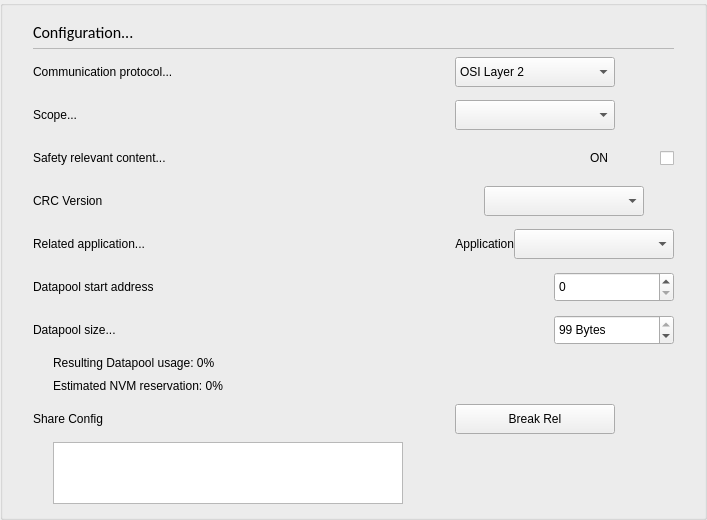
    <widget class="stw::opensyde_gui_elements::C_OgeGbx" name="pc_GroupBoxConfig">
     <property name="title">
      <string/>
     </property>
     <layout class="QHBoxLayout" name="horizontalLayout_4">
      <property name="sizeConstraint">
       <enum>QLayout::SetMinimumSize</enum>
      </property>
      <property name="leftMargin">
       <number>30</number>
      </property>
      <property name="rightMargin">
       <number>30</number>
      </property>
      <property name="bottomMargin">
       <number>13</number>
      </property>
      <item>
       <layout class="QGridLayout" name="gridLayout">
        <property name="verticalSpacing">
         <number>3</number>
        </property>
        <item row="0" column="0" colspan="5">
         <layout class="QVBoxLayout" name="verticalLayout_10">
          <property name="spacing">
           <number>0</number>
          </property>
          <item>
           <widget class="stw::opensyde_gui_elements::C_OgeLabContextMenuBase" name="pc_LabelConfigurationHeading">
            <property name="styleRole" stdset="0">
             <string>heading-group-bold</string>
            </property>
            <property name="minimumSize">
             <size>
              <width>0</width>
              <height>30</height>
             </size>
            </property>
            <property name="maximumSize">
             <size>
              <width>16777215</width>
              <height>30</height>
             </size>
            </property>
            <property name="font">
             <font>
              <family>Calibri</family>
              <pointsize>12</pointsize>
             </font>
            </property>
            <property name="text">
             <string>Configuration...</string>
            </property>
           </widget>
          </item>
          <item>
           <layout class="QHBoxLayout" name="horizontalLayout_20" stretch="0">
            <property name="spacing">
             <number>0</number>
            </property>
            <property name="topMargin">
             <number>1</number>
            </property>
            <item>
             <widget class="stw::opensyde_gui_elements::C_OgeFraSeparator" name="frame_2">
              <property name="minimumSize">
               <size>
                <width>0</width>
                <height>1</height>
               </size>
              </property>
              <property name="maximumSize">
               <size>
                <width>16777215</width>
                <height>1</height>
               </size>
              </property>
              <property name="frameShape">
               <enum>QFrame::StyledPanel</enum>
              </property>
              <property name="frameShadow">
               <enum>QFrame::Raised</enum>
              </property>
             </widget>
            </item>
           </layout>
          </item>
         </layout>
        </item>
        <item row="9" column="1">
         <widget class="stw::opensyde_gui_elements::C_OgeLabToolTipBase" name="pc_LabelDataPoolUsage">
          <property name="styleRole" stdset="0">
           <string>group-sub-item</string>
          </property>
          <property name="minimumSize">
           <size>
            <width>0</width>
            <height>20</height>
           </size>
          </property>
          <property name="maximumSize">
           <size>
            <width>16777215</width>
            <height>20</height>
           </size>
          </property>
          <property name="text">
           <string>Resulting Datapool usage: 0%</string>
          </property>
         </widget>
        </item>
        <item row="11" column="0" colspan="2">
         <widget class="stw::opensyde_gui_elements::C_OgeLabToolTipBase" name="pc_LabelDatapoolShareConfiguration">
          <property name="styleRole" stdset="0">
           <string>group-item</string>
          </property>
          <property name="minimumSize">
           <size>
            <width>0</width>
            <height>40</height>
           </size>
          </property>
          <property name="maximumSize">
           <size>
            <width>16777215</width>
            <height>40</height>
           </size>
          </property>
          <property name="text">
           <string>Share Config</string>
          </property>
         </widget>
        </item>
        <item row="3" column="3" colspan="2">
         <layout class="QHBoxLayout" name="horizontalLayout_11">
          <item>
           <spacer name="horizontalSpacer">
            <property name="orientation">
             <enum>Qt::Horizontal</enum>
            </property>
            <property name="sizeHint" stdset="0">
             <size>
              <width>1</width>
              <height>1</height>
             </size>
            </property>
           </spacer>
          </item>
          <item>
           <widget class="stw::opensyde_gui_elements::C_OgeLabToolTipBase" name="pc_LabelSafety">
            <property name="styleRole" stdset="0">
             <string>group-item</string>
            </property>
            <property name="text">
             <string>ON</string>
            </property>
            <property name="alignment">
             <set>Qt::AlignRight|Qt::AlignTrailing|Qt::AlignVCenter</set>
            </property>
           </widget>
          </item>
          <item>
           <widget class="stw::opensyde_gui_elements::C_OgeChxTristateTransparentToggle" name="pc_CheckBoxSafety">
            <property name="enabled">
             <bool>true</bool>
            </property>
            <property name="sizePolicy">
             <sizepolicy hsizetype="Fixed" vsizetype="Fixed">
              <horstretch>0</horstretch>
              <verstretch>0</verstretch>
             </sizepolicy>
            </property>
            <property name="minimumSize">
             <size>
              <width>66</width>
              <height>30</height>
             </size>
            </property>
            <property name="maximumSize">
             <size>
              <width>66</width>
              <height>30</height>
             </size>
            </property>
            <property name="focusPolicy">
             <enum>Qt::StrongFocus</enum>
            </property>
            <property name="layoutDirection">
             <enum>Qt::RightToLeft</enum>
            </property>
            <property name="text">
             <string/>
            </property>
           </widget>
          </item>
         </layout>
        </item>
        <item row="6" column="3" colspan="2">
         <layout class="QHBoxLayout" name="horizontalLayout_8">
          <item>
           <widget class="stw::opensyde_gui_elements::C_OgeLabToolTipBase" name="pc_LabelApplicationReadOnly">
            <property name="styleRole" stdset="0">
             <string>group-item</string>
            </property>
            <property name="text">
             <string>Application</string>
            </property>
            <property name="alignment">
             <set>Qt::AlignRight|Qt::AlignTrailing|Qt::AlignVCenter</set>
            </property>
           </widget>
          </item>
          <item>
           <widget class="stw::opensyde_gui_elements::C_OgeCbxText" name="pc_ComboBoxApplication">
            <property name="minimumSize">
             <size>
              <width>160</width>
              <height>30</height>
             </size>
            </property>
            <property name="maximumSize">
             <size>
              <width>160</width>
              <height>30</height>
             </size>
            </property>
            <property name="currentText">
             <string comment="asdf" extracomment="asdf"/>
            </property>
           </widget>
          </item>
         </layout>
        </item>
        <item row="10" column="1">
         <widget class="stw::opensyde_gui_elements::C_OgeLabToolTipBase" name="pc_LabelDataPoolReservation">
          <property name="styleRole" stdset="0">
           <string>group-sub-item</string>
          </property>
          <property name="minimumSize">
           <size>
            <width>0</width>
            <height>20</height>
           </size>
          </property>
          <property name="maximumSize">
           <size>
            <width>16777215</width>
            <height>20</height>
           </size>
          </property>
          <property name="text">
           <string>Estimated NVM reservation: 0%</string>
          </property>
         </widget>
        </item>
        <item row="8" column="0" colspan="2">
         <widget class="stw::opensyde_gui_elements::C_OgeLabToolTipBase" name="pc_LabelDatapoolSize">
          <property name="styleRole" stdset="0">
           <string>group-item</string>
          </property>
          <property name="minimumSize">
           <size>
            <width>0</width>
            <height>40</height>
           </size>
          </property>
          <property name="maximumSize">
           <size>
            <width>16777215</width>
            <height>40</height>
           </size>
          </property>
          <property name="text">
           <string>Datapool size...</string>
          </property>
         </widget>
        </item>
        <item row="11" column="3" colspan="2">
         <widget class="stw::opensyde_gui_elements::C_OgePubToolTipBase" name="pc_BushButtonBreakRelation">
          <property name="styleRole" stdset="0">
           <string>configure</string>
          </property>
          <property name="minimumSize">
           <size>
            <width>160</width>
            <height>30</height>
           </size>
          </property>
          <property name="maximumSize">
           <size>
            <width>160</width>
            <height>30</height>
           </size>
          </property>
          <property name="text">
           <string>Break Rel</string>
          </property>
         </widget>
        </item>
        <item row="1" column="0" colspan="2">
         <widget class="stw::opensyde_gui_elements::C_OgeLabToolTipBase" name="pc_LabelComProt">
          <property name="styleRole" stdset="0">
           <string>group-item</string>
          </property>
          <property name="minimumSize">
           <size>
            <width>0</width>
            <height>40</height>
           </size>
          </property>
          <property name="maximumSize">
           <size>
            <width>16777215</width>
            <height>40</height>
           </size>
          </property>
          <property name="text">
           <string>Communication protocol...</string>
          </property>
         </widget>
        </item>
        <item row="7" column="0" colspan="2">
         <widget class="stw::opensyde_gui_elements::C_OgeLabToolTipBase" name="pc_LabelDatapoolStartAddress">
          <property name="styleRole" stdset="0">
           <string>group-item</string>
          </property>
          <property name="minimumSize">
           <size>
            <width>0</width>
            <height>40</height>
           </size>
          </property>
          <property name="maximumSize">
           <size>
            <width>16777215</width>
            <height>40</height>
           </size>
          </property>
          <property name="text">
           <string>Datapool start address</string>
          </property>
         </widget>
        </item>
        <item row="7" column="4">
         <widget class="stw::opensyde_gui_elements::C_OgeSpxToolTipBase" name="pc_SpinBoxDatapoolStartAddress">
           <property name="styleRole" stdset="0">
            <string>spx-number</string>
           </property>
          <property name="minimumSize">
           <size>
            <width>120</width>
            <height>30</height>
           </size>
          </property>
          <property name="maximumSize">
           <size>
            <width>120</width>
            <height>30</height>
           </size>
          </property>
         </widget>
        </item>
        <item row="2" column="0" colspan="2">
         <widget class="stw::opensyde_gui_elements::C_OgeLabToolTipBase" name="pc_LabelScope">
          <property name="styleRole" stdset="0">
           <string>group-item</string>
          </property>
          <property name="minimumSize">
           <size>
            <width>0</width>
            <height>40</height>
           </size>
          </property>
          <property name="maximumSize">
           <size>
            <width>16777215</width>
            <height>40</height>
           </size>
          </property>
          <property name="text">
           <string>Scope...</string>
          </property>
         </widget>
        </item>
        <item row="9" column="0">
         <spacer name="pc_SpacerSize">
          <property name="orientation">
           <enum>Qt::Horizontal</enum>
          </property>
          <property name="sizeType">
           <enum>QSizePolicy::Fixed</enum>
          </property>
          <property name="sizeHint" stdset="0">
           <size>
            <width>14</width>
            <height>0</height>
           </size>
          </property>
         </spacer>
        </item>
        <item row="2" column="3" colspan="2">
         <widget class="stw::opensyde_gui_elements::C_OgeCbxText" name="pc_ComboBoxScope">
          <property name="minimumSize">
           <size>
            <width>160</width>
            <height>30</height>
           </size>
          </property>
          <property name="maximumSize">
           <size>
            <width>160</width>
            <height>30</height>
           </size>
          </property>
         </widget>
        </item>
        <item row="8" column="4">
         <widget class="stw::opensyde_gui_elements::C_OgeSpxToolTipBase" name="pc_SpinBoxSize">
           <property name="styleRole" stdset="0">
            <string>spx-number</string>
           </property>
          <property name="minimumSize">
           <size>
            <width>120</width>
            <height>30</height>
           </size>
          </property>
          <property name="maximumSize">
           <size>
            <width>120</width>
            <height>30</height>
           </size>
          </property>
          <property name="accelerated">
           <bool>true</bool>
          </property>
          <property name="correctionMode">
           <enum>QAbstractSpinBox::CorrectToPreviousValue</enum>
          </property>
          <property name="showGroupSeparator" stdset="0">
           <bool>true</bool>
          </property>
          <property name="suffix">
           <string> Bytes</string>
          </property>
          <property name="singleStep">
           <number>100</number>
          </property>
          <property name="value">
           <number>99</number>
          </property>
         </widget>
        </item>
        <item row="12" column="1">
         <widget class="stw::opensyde_gui::C_SdNdeDpSelectorAddListWidget" name="pc_ListWidgetSharedDatapoolInfo">
          <property name="sizePolicy">
           <sizepolicy hsizetype="Fixed" vsizetype="Expanding">
            <horstretch>0</horstretch>
            <verstretch>0</verstretch>
           </sizepolicy>
          </property>
          <property name="minimumSize">
           <size>
            <width>350</width>
            <height>62</height>
           </size>
          </property>
          <property name="maximumSize">
           <size>
            <width>350</width>
            <height>62</height>
           </size>
          </property>
         </widget>
        </item>
        <item row="6" column="0" colspan="2">
         <widget class="stw::opensyde_gui_elements::C_OgeLabToolTipBase" name="pc_LabelRelatedApplication">
          <property name="styleRole" stdset="0">
           <string>group-item</string>
          </property>
          <property name="minimumSize">
           <size>
            <width>0</width>
            <height>40</height>
           </size>
          </property>
          <property name="maximumSize">
           <size>
            <width>16777215</width>
            <height>40</height>
           </size>
          </property>
          <property name="text">
           <string>Related application...</string>
          </property>
         </widget>
        </item>
        <item row="3" column="2">
         <spacer name="horizontalSpacer_8">
          <property name="orientation">
           <enum>Qt::Horizontal</enum>
          </property>
          <property name="sizeHint" stdset="0">
           <size>
            <width>40</width>
            <height>1</height>
           </size>
          </property>
         </spacer>
        </item>
        <item row="3" column="0" colspan="2">
         <widget class="stw::opensyde_gui_elements::C_OgeLabToolTipBase" name="pc_LabelSafetyContent">
          <property name="styleRole" stdset="0">
           <string>group-item</string>
          </property>
          <property name="minimumSize">
           <size>
            <width>0</width>
            <height>40</height>
           </size>
          </property>
          <property name="maximumSize">
           <size>
            <width>16777215</width>
            <height>40</height>
           </size>
          </property>
          <property name="text">
           <string>Safety relevant content...</string>
          </property>
         </widget>
        </item>
        <item row="1" column="3" colspan="2">
         <widget class="stw::opensyde_gui_elements::C_OgeCbxText" name="pc_ComboBoxProtocol">
          <property name="minimumSize">
           <size>
            <width>160</width>
            <height>30</height>
           </size>
          </property>
          <property name="maximumSize">
           <size>
            <width>160</width>
            <height>30</height>
           </size>
          </property>
          <item>
           <property name="text">
            <string>OSI Layer 2</string>
           </property>
          </item>
          <item>
           <property name="text">
            <string extracomment="Test">ECeS</string>
           </property>
          </item>
          <item>
           <property name="text">
            <string>ECoS</string>
           </property>
          </item>
         </widget>
        </item>
        <item row="5" column="0" colspan="2">
         <widget class="stw::opensyde_gui_elements::C_OgeLabToolTipBase" name="pc_LabelCrcVersion">
          <property name="styleRole" stdset="0">
           <string>group-item</string>
          </property>
          <property name="sizePolicy">
           <sizepolicy hsizetype="Preferred" vsizetype="Preferred">
            <horstretch>0</horstretch>
            <verstretch>40</verstretch>
           </sizepolicy>
          </property>
          <property name="minimumSize">
           <size>
            <width>0</width>
            <height>40</height>
           </size>
          </property>
          <property name="text">
           <string>CRC Version</string>
          </property>
         </widget>
        </item>
        <item row="5" column="3" colspan="2">
         <layout class="QHBoxLayout" name="horizontalLayout_6">
          <item>
           <widget class="stw::opensyde_gui_elements::C_OgeCbxText" name="pc_ComboBoxCrcVersion">
            <property name="minimumSize">
             <size>
              <width>160</width>
              <height>30</height>
             </size>
            </property>
            <property name="maximumSize">
             <size>
              <width>160</width>
              <height>30</height>
             </size>
            </property>
           </widget>
          </item>
         </layout>
        </item>
       </layout>
      </item>
     </layout>
    </widget>
